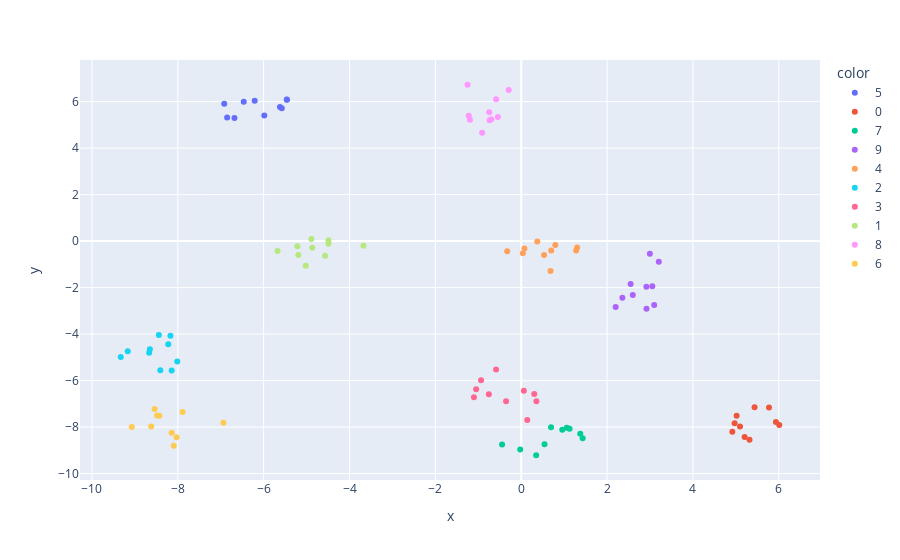

This figure's notebook cell:
### Code cell
import plotly.express as px
px.scatter(x=X[:,0], y=X[:,1], color=y.astype(str))

### Figure 1 — Plotly figure (JSON) as saved in the notebook; plotly's stock layout.template omitted (floating-point values rounded to 4 significant figures)
{"data": [{"hovertemplate": "color=5<br>x=%{x}<br>y=%{y}<extra></extra>", "legendgroup": "5", "marker": {"color": "#636efa", "symbol": "circle"}, "mode": "markers", "name": "5", "orientation": "v", "showlegend": true, "type": "scatter", "x": [-6.851, -6.209, -6.464, -5.46, -5.985, -5.621, -5.578, -5.46, -6.918, -6.68], "xaxis": "x", "y": [5.315, 6.036, 5.991, 6.083, 5.405, 5.763, 5.712, 6.086, 5.913, 5.292], "yaxis": "y"}, {"hovertemplate": "color=0<br>x=%{x}<br>y=%{y}<extra></extra>", "legendgroup": "0", "marker": {"color": "#EF553B", "symbol": "circle"}, "mode": "markers", "name": "0", "orientation": "v", "showlegend": true, "type": "scatter", "x": [4.971, 6.011, 5.017, 4.917, 5.436, 5.933, 5.318, 5.096, 5.772, 5.204], "xaxis": "x", "y": [-7.838, -7.911, -7.517, -8.204, -7.146, -7.781, -8.548, -7.97, -7.155, -8.424], "yaxis": "y"}, {"hovertemplate": "color=7<br>x=%{x}<br>y=%{y}<extra></extra>", "legendgroup": "7", "marker": {"color": "#00cc96", "symbol": "circle"}, "mode": "markers", "name": "7", "orientation": "v", "showlegend": true, "type": "scatter", "x": [-0.02419, 0.9565, -0.446, 0.3481, 0.6947, 0.5428, 1.376, 1.063, 1.431, 1.126], "xaxis": "x", "y": [-8.968, -8.117, -8.752, -9.211, -8.012, -8.74, -8.286, -8.028, -8.474, -8.072], "yaxis": "y"}, {"hovertemplate": "color=9<br>x=%{x}<br>y=%{y}<extra></extra>", "legendgroup": "9", "marker": {"color": "#ab63fa", "symbol": "circle"}, "mode": "markers", "name": "9", "orientation": "v", "showlegend": true, "type": "scatter", "x": [3.097, 2.997, 2.599, 2.357, 2.2, 3.205, 2.549, 2.918, 2.916, 3.054], "xaxis": "x", "y": [-2.749, -0.5412, -2.317, -2.436, -2.832, -0.8863, -1.848, -2.909, -1.965, -1.938], "yaxis": "y"}, {"hovertemplate": "color=4<br>x=%{x}<br>y=%{y}<extra></extra>", "legendgroup": "4", "marker": {"color": "#FFA15A", "symbol": "circle"}, "mode": "markers", "name": "4", "orientation": "v", "showlegend": true, "type": "scatter", "x": [0.07476, 0.6996, 0.3742, 0.7943, 0.6826, 1.303, -0.3277, 1.279, 0.03662, 0.5315], "xaxis": "x", "y": [-0.3223, -0.4092, -0.01942, -0.1654, -1.281, -0.2742, -0.4333, -0.4031, -0.5253, -0.5924], "yaxis": "y"}, {"hovertemplate": "color=2<br>x=%{x}<br>y=%{y}<extra></extra>", "legendgroup": "2", "marker": {"color": "#19d3f3", "symbol": "circle"}, "mode": "markers", "name": "2", "orientation": "v", "showlegend": true, "type": "scatter", "x": [-9.329, -8.667, -8.407, -8.144, -8.65, -8.222, -8.013, -8.171, -9.166, -8.441], "xaxis": "x", "y": [-4.981, -4.797, -5.558, -5.57, -4.646, -4.437, -5.179, -4.071, -4.732, -4.044], "yaxis": "y"}, {"hovertemplate": "color=3<br>x=%{x}<br>y=%{y}<extra></extra>", "legendgroup": "3", "marker": {"color": "#FF6692", "symbol": "circle"}, "mode": "markers", "name": "3", "orientation": "v", "showlegend": true, "type": "scatter", "x": [0.353, 0.06132, -0.7537, -0.9359, -1.05, 0.141, -1.101, 0.3038, -0.3526, -0.5857], "xaxis": "x", "y": [-6.893, -6.432, -6.585, -5.989, -6.376, -7.692, -6.721, -6.572, -6.892, -5.52], "yaxis": "y"}, {"hovertemplate": "color=1<br>x=%{x}<br>y=%{y}<extra></extra>", "legendgroup": "1", "marker": {"color": "#B6E880", "symbol": "circle"}, "mode": "markers", "name": "1", "orientation": "v", "showlegend": true, "type": "scatter", "x": [-5.216, -5.676, -5.193, -4.489, -3.673, -5.02, -4.889, -4.866, -4.57, -4.491], "xaxis": "x", "y": [-0.2209, -0.4291, -0.5969, -0.1134, -0.2017, -1.06, 0.09565, -0.2843, -0.627, 0.0367], "yaxis": "y"}, {"hovertemplate": "color=8<br>x=%{x}<br>y=%{y}<extra></extra>", "legendgroup": "8", "marker": {"color": "#FF97FF", "symbol": "circle"}, "mode": "markers", "name": "8", "orientation": "v", "showlegend": true, "type": "scatter", "x": [-0.5854, -1.251, -0.9113, -0.737, -0.7447, -1.223, -1.194, -0.5436, -0.6978, -0.2919], "xaxis": "x", "y": [6.101, 6.725, 4.664, 5.199, 5.545, 5.39, 5.224, 5.339, 5.243, 6.498], "yaxis": "y"}, {"hovertemplate": "color=6<br>x=%{x}<br>y=%{y}<extra></extra>", "legendgroup": "6", "marker": {"color": "#FECB52", "symbol": "circle"}, "mode": "markers", "name": "6", "orientation": "v", "showlegend": true, "type": "scatter", "x": [-8.482, -8.143, -8.028, -8.43, -7.889, -6.937, -8.094, -8.539, -9.073, -8.621], "xaxis": "x", "y": [-7.503, -8.239, -8.439, -7.508, -7.353, -7.811, -8.798, -7.222, -7.997, -7.978], "yaxis": "y"}], "layout": {"legend": {"title": {"text": "color"}, "tracegroupgap": 0}, "margin": {"t": 60}, "xaxis": {"anchor": "y", "domain": [0, 1], "title": {"text": "x"}}, "yaxis": {"anchor": "x", "domain": [0, 1], "title": {"text": "y"}}}}
